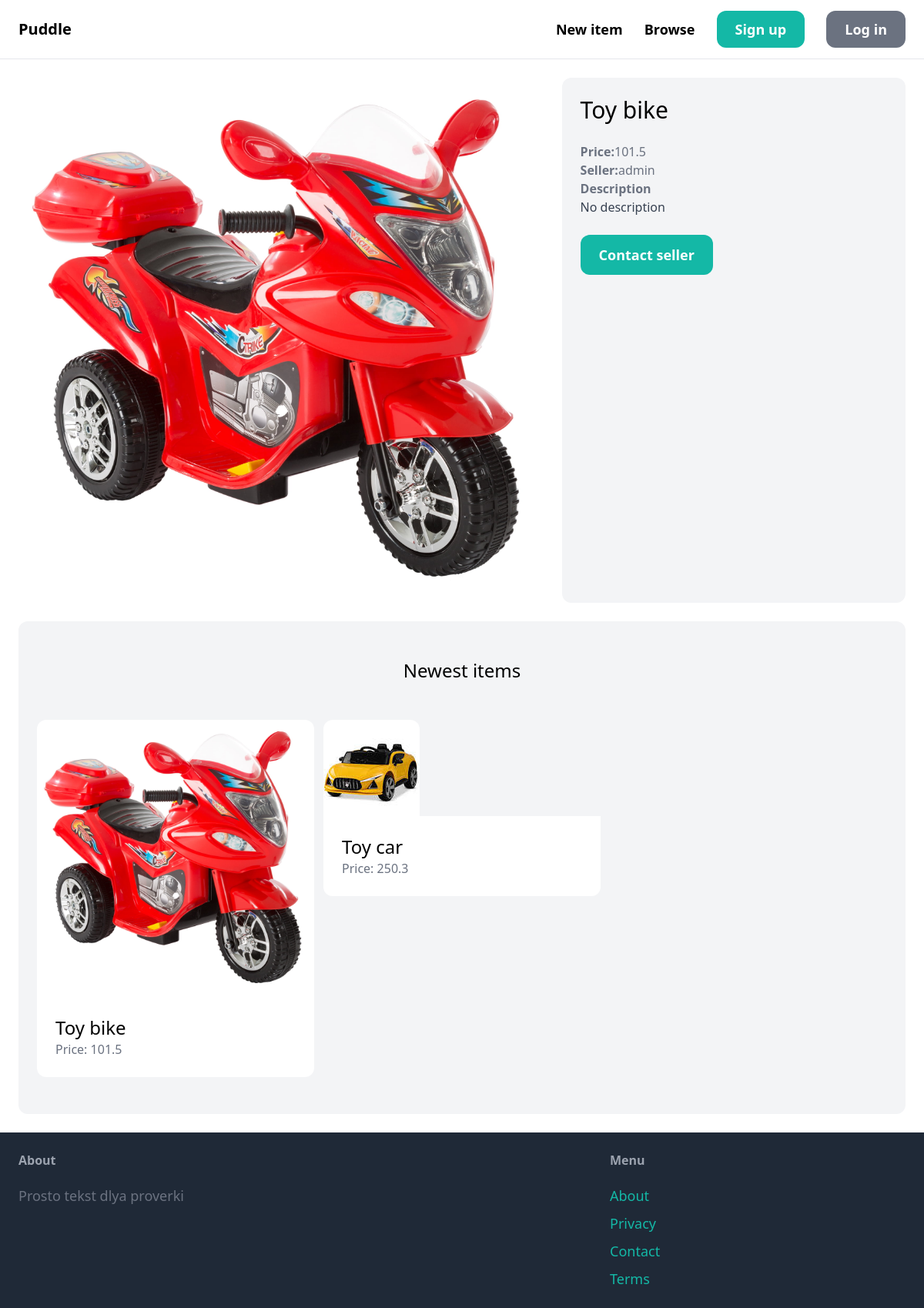
Screenshot of /item/1/ with the database file from the repository.
### item/models.py (models this page shows, shortened)
class Item(models.Model):
    category=models.ForeignKey(Category, related_name="items", on_delete=models.CASCADE)
    name=models.CharField(max_length=255)
    description=models.TextField(blank=True, null=True)
    image=models.ImageField(upload_to="item_image", blank=True, null=True)
    price=models.FloatField()
    is_sold=models.BooleanField(default=False)
    created_by=models.ForeignKey(User, related_name="items", on_delete=models.CASCADE)
    created_at=models.DateTimeField(auto_now_add=True)

### item/views.py (the view)
# urls.py: path("<int:pk>/", views.detail, name= "detail")
def detail(request, pk):
    item=get_object_or_404(Item, pk=pk)
    related_items = Item.objects.filter(category=item.category, is_sold=False)
    return render(request, 'item/detail.html', {
        "item":item,
        "related_items":related_items
    })

### item/templates/item/detail.html (shortened to what this page needs)
{% extends 'core/base.html' %}
{% block content %}
<div class="grid grid-cols-5 gap-6">
    <div class="col-span-3">
        <img src ="{{item.image.url}}" class="rounded-xl">
    </div>
    <div class="col-span-2 p-6 bg-gray-100 rounded-xl">
        <h1 class="mb-6 text-3xl">{{item.name}}</h1>
        <p class="text-gray-500"><strong>Price:</strong>{{item.price}}</p>
        <p class="text-gray-500"><strong>Seller:</strong>{{item.created_by.username}}</p>
        {% if item.description %}
            <p class="text-gray-700">
                <strong class="text-gray-500">Description</strong><br>
                {{item.description}}
            </p>
        {% endif %}
        <a href ="#" class="inline-block mt-6 px-6 py-3 text-lg font-semibold bg-teal-500 text-white rounded-xl hover:bg-teal-700">Contact seller</a>
    </div>
</div>
<div class="mt-6 px-6 py-12 bg-gray-100 rounded-xl">
        <h2 class="mb-12 text-2xl text-center">Newest items</h2>
        <div class="grid grid-cols-3 gap-3">
            {% for item in related_items %}
                <div>
                    <a href = "{% url 'item:detail' item.id%}">
                        <div>
                            <img src = "{{ item.image.url}}" class="rounded-t-xl">
                        </div>
                        <div class="p-6 bg-white rounded-b-xl">
                            <h2 class="text-2xl">{{item.name}}</h2>
                            <p class="text-gray-500">Price: {{item.price}}</p>
                        </div>
                    </a>
                </div>
            {% endfor %}
        </div>
    </div>
{% endblock %}

### rows the page displays
Item: image (picture), name "Toy bike", price "101.5", created_by.username "admin", description "No description"
Item: image (picture), name "Toy car", price "250.3"
